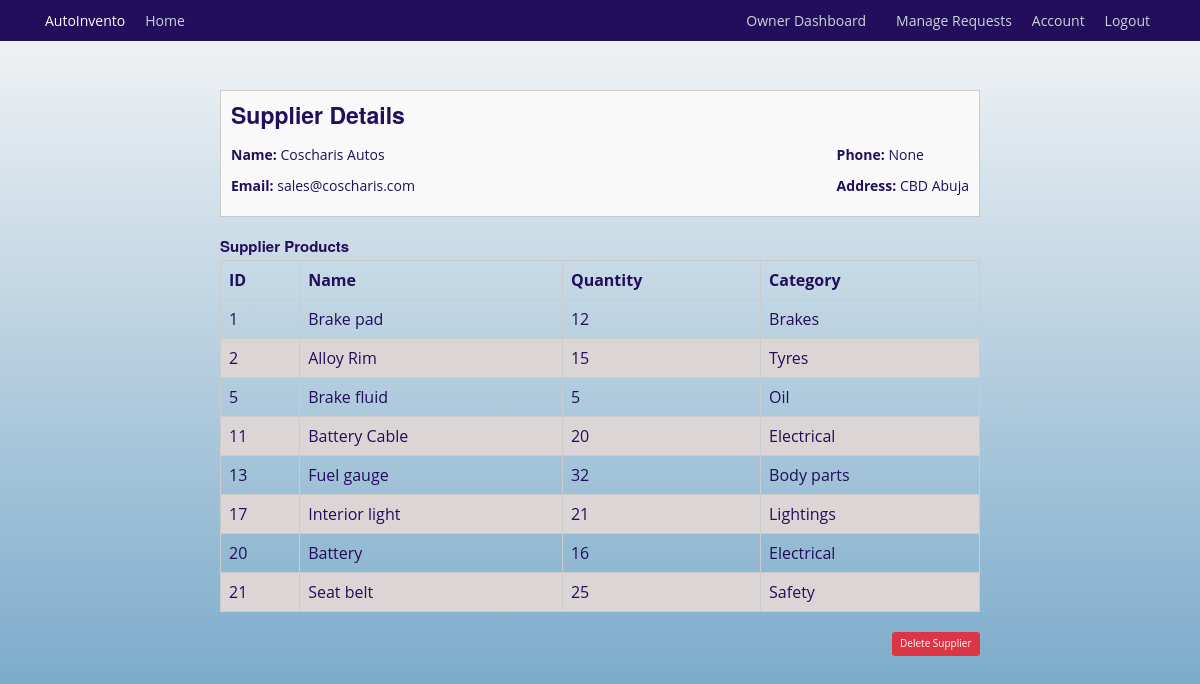
The app's page /suppliers/view/1 (signed in), older data.
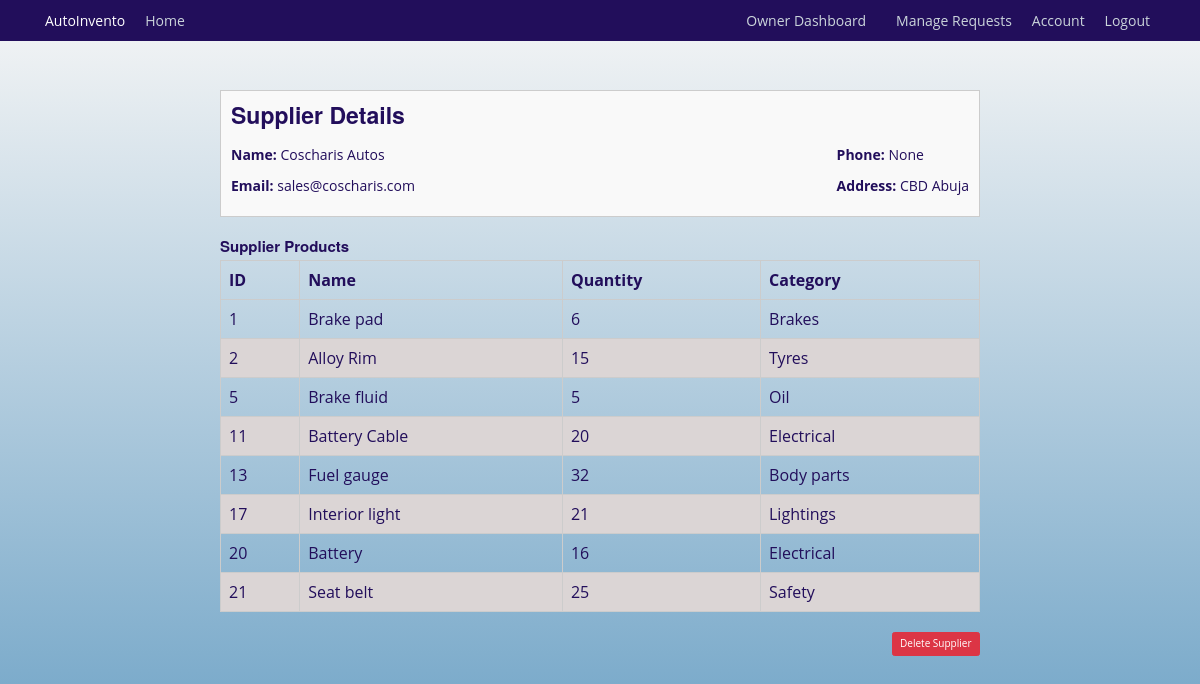
The same page, newer data.
### autoinvento/models.py (models this page shows, shortened)
class InventoryItem(db.Model):
    id = db.Column(db.Integer, primary_key=True)
    name = db.Column(db.String(128), unique=True, nullable=False, index=True)
    quantity = db.Column(db.Integer, nullable=False)
    category = db.Column(db.String(50), nullable=False)
    low_stock_threshold = db.Column(db.Integer, default=10)
    date_added = db.Column(db.DateTime, default=datetime.utcnow)
    supplier_id = db.Column(db.Integer, db.ForeignKey('supplier.id'))
    supplier = db.relationship('Supplier', back_populates='items')
    usage_logs = db.relationship('UsageLog', back_populates='items', cascade='all, delete-orphan')
    notifications = db.relationship('Notification', back_populates='items', cascade='all, delete-orphan')
    requests = db.relationship('InventoryRequest', back_populates='requested_item')

### autoinvento/suppliers/routes.py (the view)
@supplier.route('/suppliers/view/<int:supplier_id>', methods=['GET', 'POST'])
@login_required
def view_supplier(supplier_id):
    supplier = Supplier.query.get_or_404(supplier_id)
    supplier_products = InventoryItem.query.filter_by(supplier_id=supplier.id).all()
    return render_template('view_supplier.html', title=supplier.name, supplier=supplier, supplier_products=supplier_products)

### autoinvento/models.py (called while the page is built)
@login_manager.user_loader
def load_user(mechanic_id):
    return Mechanics.query.get(int(mechanic_id))

### autoinvento/templates/view_supplier.html (shortened to what this page needs)
{% extends "base.html" %}
{% block content %}
    <div class="invoice-container">
        <div class="invoice-info">
            <div class="invoice-details">
                <h3>Supplier Details</h3>
                <div class="billing-info mt-4">
                    <div>
                        <p><strong>Name:</strong> {{ supplier.name }}</p>
                        <p><strong>Email:</strong> {{ supplier.email }}</p>
                    </div>
                    <div>
                        <p><strong>Phone:</strong> {{ supplier.phone_number }}</p>
                        <p><strong>Address:</strong> {{ supplier.contact }}</p>
                    </div>
                </div>
            </div>
        </div>
        <div class="invoice-table">
            <h4>Supplier Products</h4>
            <table>
                <thead>
                    <tr>
                        <th>ID</th>
                        <th>Name</th>
                        <th>Quantity</th>
                        <th>Category</th>
                    </tr>
                </thead>
                <tbody>
                    {% for item in supplier_products %}
                    <tr>
                        <td>{{ item.id }}</td>
                        <td>{{ item.name }}</td>
                        <td>{{ item.quantity }}</td>
                        <td>{{ item.category }}</td>
                    </tr>
                    {% endfor %}
                </tbody>
            </table>
        </div>
        <div class="invoice-total">
            <button type="button" class="btn btn-danger" data-bs-toggle="modal" data-bs-target="#deleteModal">
                Delete Supplier
            </button>
        </div>
    </div>
{% endblock content %}

Row changes from the older to the newer data that the page shows:
changed InventoryItem "Brake pad": quantity "12" → "6"
